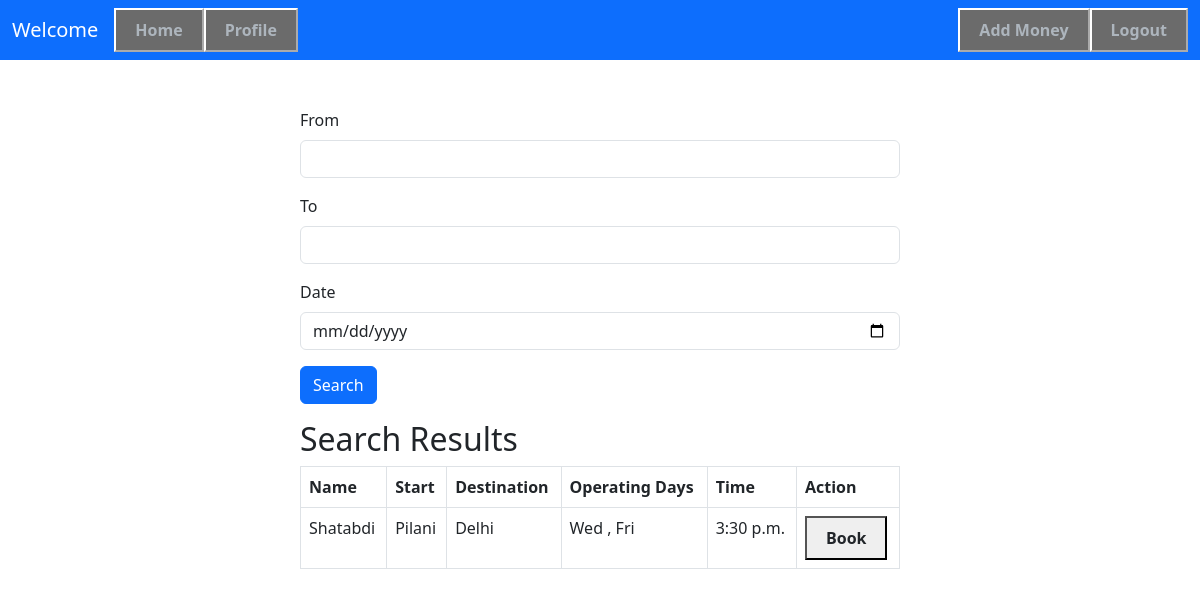
The app's page / (signed in), older data.
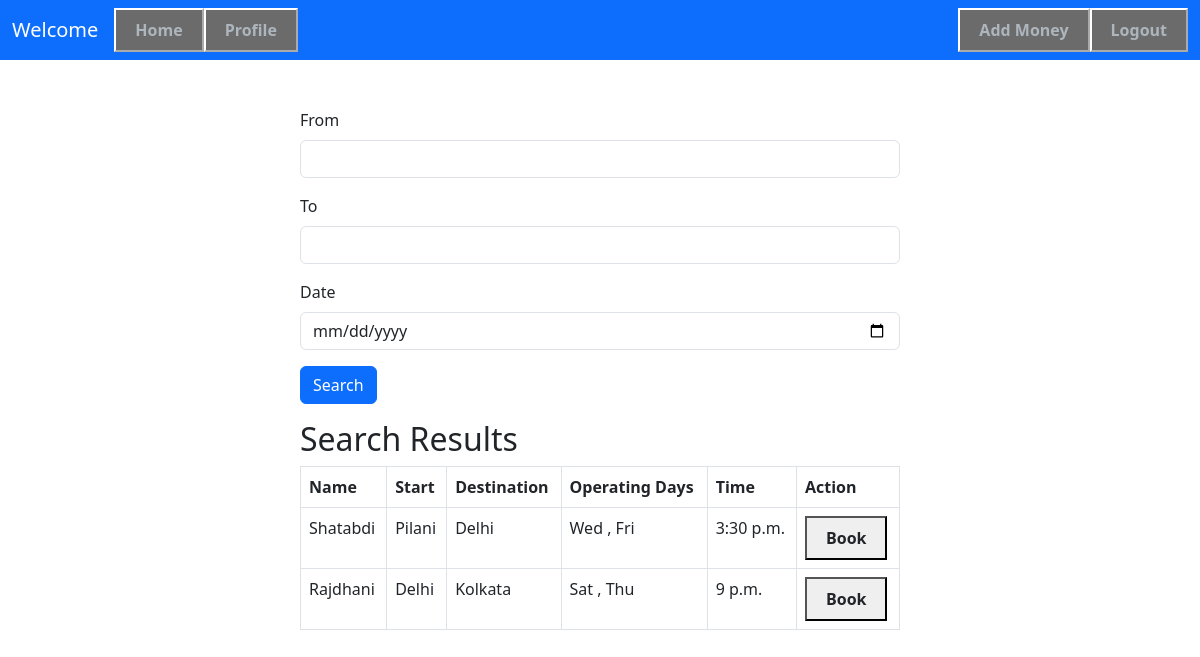
The same page, newer data.
### task/models.py (models this page shows, shortened)
class Train(models.Model):
    name = models.CharField(max_length=255)
    start = models.CharField(max_length=100)
    destination = models.CharField(max_length=100)
    time = models.TimeField(default='00:00:00')
    is_active = models.BooleanField(default=False)
    operating_days = models.ManyToManyField('Day', through='Train_operating_days', related_name='trains')
    def available_seats(self, seat_type):
        available_seats_count = 0
        for section in self.sections.all():
            available_seats_count += section.available_seats()
        return available_seats_count
    def update_active_status(self):
        has_sections = bool(self.sections.count() > 0)
        if has_sections:
            available = any(self.available_seats(seat_type) > 0 for seat_type in self.sections.values_list('name__name', flat=True))
            print(f"Train: {self.name}, Available Seats: {available}")
            self.is_active = available
        else:
            self.is_active = False

class Day(models.Model):
    name = models.CharField(max_length=3, choices=DAYS_OF_WEEK_CHOICES)

### task/views.py (the view, shortened to what this page needs)
# urls.py: 2. Add a URL to urlpatterns:  path('', views.home, name='home')
@login_required(login_url="/login/")
def home(request):
    queryset = Train.objects.all()
    for train in queryset:
        train.update_active_status()
    if not queryset:
        messages.error(request, 'No trains found for selected criteria')
    sectionset = Choices.objects.all()
    return render(request, 'home.html', {'queryset': queryset, 'sectionset': sectionset})

### task/models.py (called while the page is built)
    def available_seats(self):
        total_seats = self.number
        return max(0, total_seats - self.booked_seats)

### task/templates/home.html (shortened to what this page needs)
{% extends "base.html" %}
{% block start %}
<div class="mt-5">
    <div class="mx-auto col-6">
        <form method="get" action="{% url 'home' %}">
            <div class="mb-3">
                <label for="exampleInputEmail1" class="form-label">From</label>
                <input name="start" required type="text" class="form-control">
            </div>
            <div class="mb-3">
                <label for="exampleInputEmail1" class="form-label">To</label>
                <input name="destination" required type="text" class="form-control">
            </div>
            <div class="mb-3">
                <label for="exampleInputEmail1" class="form-label">Date</label>
                <input name="date" required type="date" class="form-control">
            </div>
            <button type="submit" class="btn btn-primary">Search</button>
        </form>
        {% if queryset %}
            <h2 class="mt-3">Search Results</h2>
            <table class="table table-bordered">
                <thead>
                    <tr>
                        <th>Name</th>
                        <th>Start</th>
                        <th>Destination</th>
                        <th>Operating Days</th>
                        <th>Time</th>
                        <th>Action</th>
                    </tr>
                </thead>
                <tbody>
                    {% for train in queryset %}
                    <tr>
                        <td>{{ train.name }}</td>
                        <td>{{ train.start }}</td>
                        <td>{{ train.destination }}</td>
                        <td>
                            {% for day in train.operating_days.all %}
                                {{ day.name }}
                                {% if not forloop.last %}, {% endif %}
                            {% endfor %}
                        </td>
                        <td>{{ train.time }}</td>
                        <td>
                            {% if train.is_active %}
                                <button><a href="/book/{{ train.id }}" class="btn fw-bold">Book</a></button>
                            {% else %}
                                <p>Unavailable</p>
                            {% endif %}
                        </td>
                    </tr>
                {% endfor %}
                </tbody>
            </table>
        {% endif %}
    </div>
</div>
{% endblock %}

### task/templates/base.html (shortened to what this page needs)
<!doctype html>
<html lang="en">
  <head>
    <link href="https://cdn.jsdelivr.net/npm/bootstrap@5.3.0-alpha1/dist/css/bootstrap.min.css" rel="stylesheet">
  </head>
<body>
    <nav class="navbar bg-primary" data-bs-theme="dark">
        <div class="container-fluid">
        {% if request.user.is_authenticated %}
          <a class="navbar-brand" href="/profile/">Welcome</a>
        {% else %}
        <a class="navbar-brand" href="#">Welcome</a>
        {% endif %}
        <button> <a href = "/" class="btn fw-bold">Home</a></button>
        {% if request.user.is_authenticated %}
          <button  style = 'margin-right:auto'> <a href = "/profile/" class="btn fw-bold">Profile</a></button>
        {% endif %}
        {% if request.user.is_authenticated %}
          <button style = 'margin-left:auto'> <a href = "/profile/" class="btn fw-bold">Add Money</a></button>
        {% endif %}
          <button>
        {% if request.user.is_authenticated %}
          <a href="/logout/" class="btn fw-bold">Logout</a>
        {% else %}
          <a href="/login/" class="btn fw-bold">Login</a>
        {% endif %}
        </button>
      </div>
  </nav>
    {% block start %}
    {% endblock %}
</body>
</html>

Row changes from the older to the newer data that the page shows:
added Train: name "Rajdhani", start "Delhi", destination "Kolkata", time "9 p.m."
added Day: name "Sat", shown under "Rajdhani"
added Day: name "Thu", shown under "Rajdhani"
